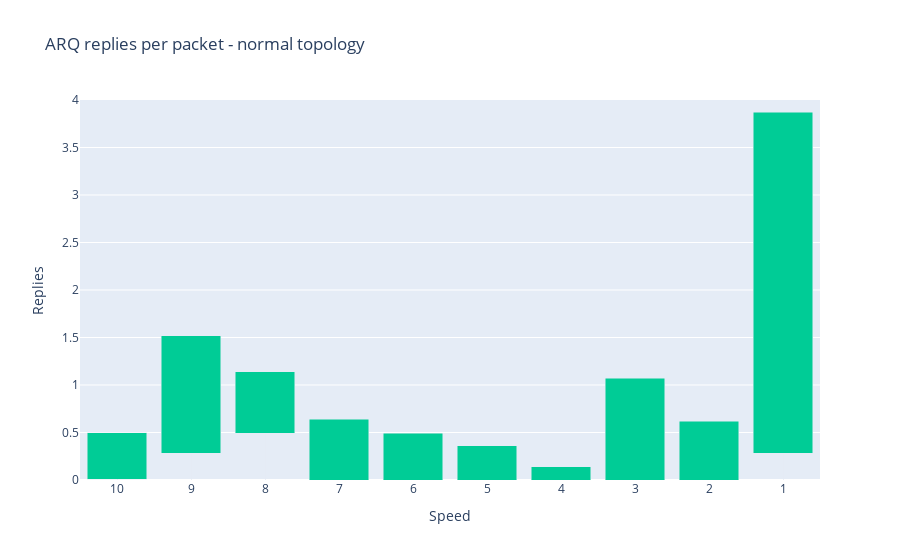

The notebook cell this image was saved under:
### Code cell
fig = get_arq_replies_per_packet_bar_chart('normal', title='ARQ replies per packet - normal topology')
fig.show()

### Figure 1 — Plotly figure (JSON) as saved in the notebook; plotly's stock layout.template omitted (floating-point values rounded to 4 significant figures)
{"data": [{"marker": {"color": "rgb(255, 255, 255)"}, "name": "line", "type": "bar", "width": 0, "y": [0.01, 0.28, 0.49, 0, 0, 0, 0, 0, 0, 0.28]}, {"marker": {"color": "#00CC96"}, "name": "normal", "type": "bar", "y": [0.49, 1.24, 0.65, 0.64, 0.49, 0.36, 0.14, 1.07, 0.62, 3.59]}], "layout": {"barmode": "stack", "showlegend": false, "title": {"text": "ARQ replies per packet - normal topology"}, "xaxis": {"tickmode": "array", "ticktext": ["10", "9", "8", "7", "6", "5", "4", "3", "2", "1"], "tickvals": [0, 1, 2, 3, 4, 5, 6, 7, 8, 9], "title": {"text": "Speed"}}, "yaxis": {"range": [0, 4], "title": {"text": "Replies"}}}}
